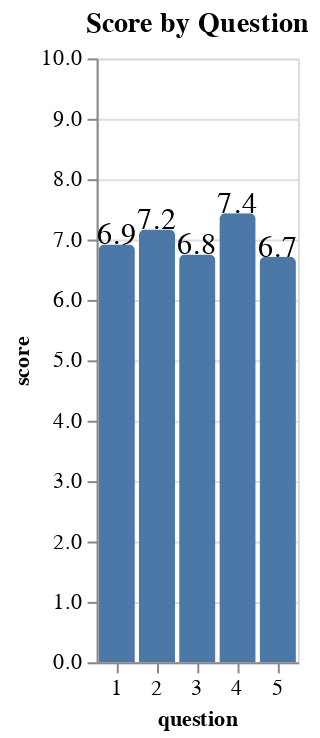

Here is the notebook cell this chart was saved with:
### Code cell
write_score = alt.Chart(writing_results_df, title="Score by Question").mark_bar(
        cornerRadiusTopLeft=3,
        cornerRadiusTopRight=3
    ).encode(
        x='question:O',
        y=alt.Y('score:Q', axis=alt.Axis(format='.1f'), scale=alt.Scale(domain=[0, 10])),
        tooltip=['question', alt.Tooltip('score:Q', format='.1f')],
        )
write_text = write_score.mark_text(
    baseline='middle',
    dx=0, # Nudges text to right so it doesn't appear on top of the bar
    dy=-5,
    size=15
).encode(
    text=alt.Text('score:Q',  format='.1f')
)

(write_score + write_text).configure_title(
        fontSize=14
    ).configure_axis(
        labelAngle=0,
        labelFontSize=11,
        titleFontSize=11)

### Figure 1 — Vega-Lite specification as saved in the notebook (floating-point values rounded to 4 significant figures)
{"config": {"view": {"continuousWidth": 400, "continuousHeight": 300}, "axis": {"labelAngle": 0, "labelFontSize": 11, "titleFontSize": 11}, "title": {"fontSize": 14}}, "layer": [{"mark": {"type": "bar", "cornerRadiusTopLeft": 3, "cornerRadiusTopRight": 3}, "encoding": {"tooltip": [{"type": "quantitative", "field": "question"}, {"type": "quantitative", "field": "score", "format": ".1f"}], "x": {"type": "ordinal", "field": "question"}, "y": {"type": "quantitative", "axis": {"format": ".1f"}, "field": "score", "scale": {"domain": [0, 10]}}}, "title": "Score by Question"}, {"mark": {"type": "text", "baseline": "middle", "dx": 0, "dy": -5, "size": 15}, "encoding": {"text": {"type": "quantitative", "field": "score", "format": ".1f"}, "tooltip": [{"type": "quantitative", "field": "question"}, {"type": "quantitative", "field": "score", "format": ".1f"}], "x": {"type": "ordinal", "field": "question"}, "y": {"type": "quantitative", "axis": {"format": ".1f"}, "field": "score", "scale": {"domain": [0, 10]}}}, "title": "Score by Question"}], "data": {"name": "data-04215aa2102fef1560d617a76fa8d649"}, "$schema": "https://vega.github.io/schema/vega-lite/v4.8.1.json", "datasets": {"data-04215aa2102fef1560d617a76fa8d649": [{"question": 1, "hit_rate": 0.5, "polarity": -0.08111, "score": 6.919}, {"question": 2, "hit_rate": 0.6, "polarity": -0.2333, "score": 7.167}, {"question": 3, "hit_rate": 0.4, "polarity": 0.1528, "score": 6.753}, {"question": 4, "hit_rate": 0.6, "polarity": 0.03611, "score": 7.436}, {"question": 5, "hit_rate": 0.4, "polarity": 0.1149, "score": 6.715}]}}
